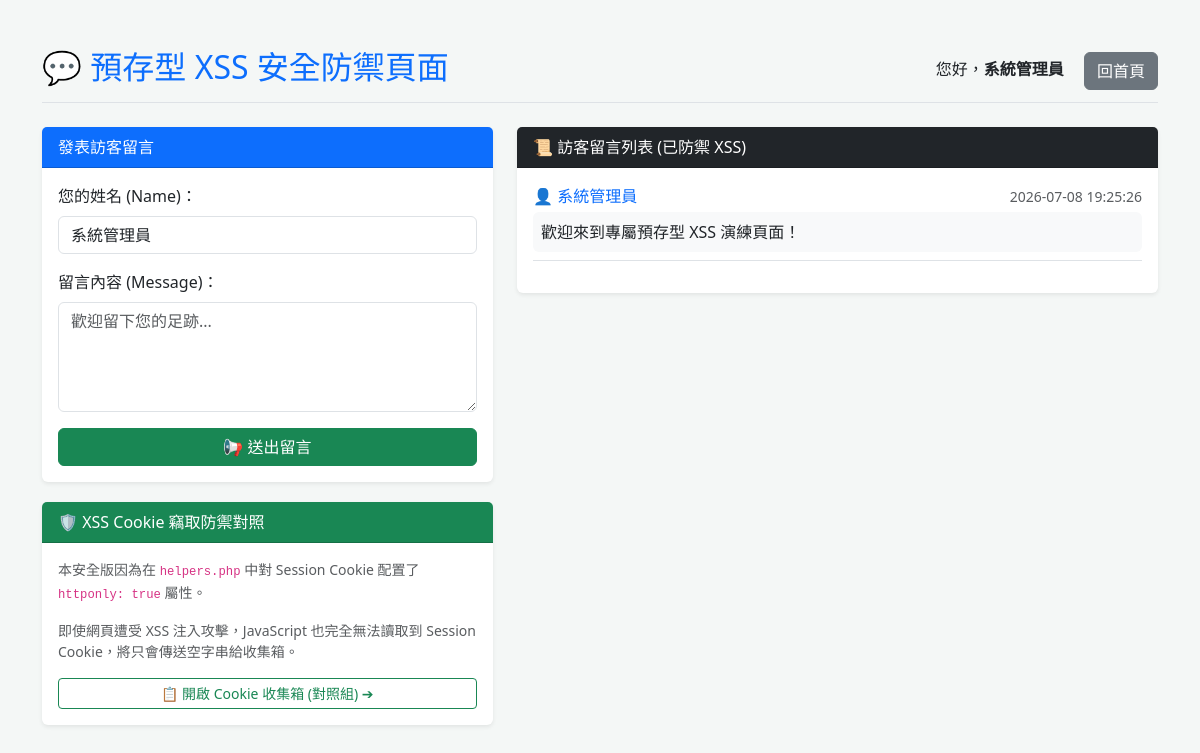
Page /app-fixed/public/xss_stored.php (signed in) on the committed database.
### tables this page shows
CREATE TABLE IF NOT EXISTS stored_messages (
    id INT AUTO_INCREMENT PRIMARY KEY,
    name VARCHAR(50) NOT NULL,
    content TEXT NOT NULL,
    created_at TIMESTAMP DEFAULT CURRENT_TIMESTAMP
);

### app-fixed/src/helpers.php (called while the page is built, shortened)
<?php
function h($string) {
    return htmlspecialchars($string ?? '', ENT_QUOTES, 'UTF-8');
}

### app-fixed/public/xss_stored.php (the view, shortened to what this page needs)
<?php
require_once __DIR__ . '/../src/db.php';
require_once __DIR__ . '/../src/helpers.php';
try {
    $stmt = $pdo->query("SELECT * FROM stored_messages ORDER BY created_at DESC");
    $messages = $stmt->fetchAll();
} catch (PDOException $e) {
    $error = '無法讀取留言。';
}
?>
<!DOCTYPE html>
<html lang="zh-TW">
<head>
    <link rel="stylesheet" href="https://cdn.jsdelivr.net/npm/bootstrap@5.3.3/dist/css/bootstrap.min.css">
</head>
<body>
<div class="container my-5">
    <div class="d-flex justify-content-between align-items-center mb-4 border-bottom pb-2">
        <h2 class="text-primary">💬 預存型 XSS 安全防禦頁面</h2>
        <div>
            <span class="me-3">您好，<strong><?= h($_SESSION['user']['name']) ?></strong></span>
            <a href="/index.php" class="btn btn-secondary">回首頁</a>
        </div>
    </div>
    <div class="row">
        <div class="col-md-5">
            <div class="card shadow-sm">
                <div class="card-header bg-primary text-white font-weight-bold">
                    發表訪客留言
                </div>
                <div class="card-body">
                    <form method="POST" action="">
                        <div class="mb-3">
                            <label for="name" class="form-label font-weight-bold">您的姓名 (Name)：</label>
                            <input type="text" name="name" id="name" class="form-control" required value="<?= h($_SESSION['user']['name']) ?>">
                        </div>
                        <div class="mb-3">
                            <label for="content" class="form-label font-weight-bold">留言內容 (Message)：</label>
                            <textarea name="content" id="content" class="form-control" rows="4" placeholder="歡迎留下您的足跡..." required></textarea>
                        </div>
                        <button type="submit" class="btn btn-success w-100">📢 送出留言</button>
                    </form>
                </div>
            </div>
            <div class="card shadow-sm border-success mt-3 bg-white">
                <div class="card-header bg-success text-white font-weight-bold">
                    🛡️ XSS Cookie 竊取防禦對照
                </div>
                <div class="card-body">
                    <p class="small text-muted">本安全版因為在 <code>helpers.php</code> 中對 Session Cookie 配置了 <code>httponly: true</code> 屬性。</p>
                    <p class="small text-muted">即使網頁遭受 XSS 注入攻擊，JavaScript 也完全無法讀取到 Session Cookie，將只會傳送空字串給收集箱。</p>
                    <a href="/cookie_stealer.php" target="_blank" class="btn btn-sm btn-outline-success w-100 font-weight-bold">📋 開啟 Cookie 收集箱 (對照組) ➔</a>
                </div>
            </div>
        </div>
        <div class="col-md-7">
            <div class="card shadow-sm">
                <div class="card-header bg-dark text-white font-weight-bold">
                    📜 訪客留言列表 (已防禦 XSS)
                </div>
                <div class="card-body">
                    <?php if (empty($messages)): ?>
                        <p class="text-center text-muted">目前尚無留言</p>
                    <?php else: ?>
                        <?php foreach ($messages as $msg): ?>
                            <div class="border-bottom pb-2 mb-3">
                                <div class="d-flex justify-content-between align-items-center mb-1">
                                    <span class="font-weight-bold text-primary">👤 <?= h($msg['name']) ?></span>
                                    <small class="text-muted"><?= h($msg['created_at']) ?></small>
                                </div>
                                <p class="mb-0 bg-light p-2 rounded"><?= h($msg['content']) ?></p>
                            </div>
                        <?php endforeach; ?>
                    <?php endif; ?>
                </div>
            </div>
        </div>
    </div>
</div>
</body>
</html>

### app-fixed/public/xss_stored.php (style rules this page uses)
body { background-color: #f4f7f6; }
.card { border: none; box-shadow: 0 4px 6px rgba(0,0,0,0.05); margin-bottom: 20px; }

### rows in the picture
stored_messages: name "系統管理員", created_at "2026-07-08 19:25:26", content "歡迎來到專屬預存型 XSS 演練頁面！"

### other values in the picture
$_SESSION['user']['name'] "系統管理員"
